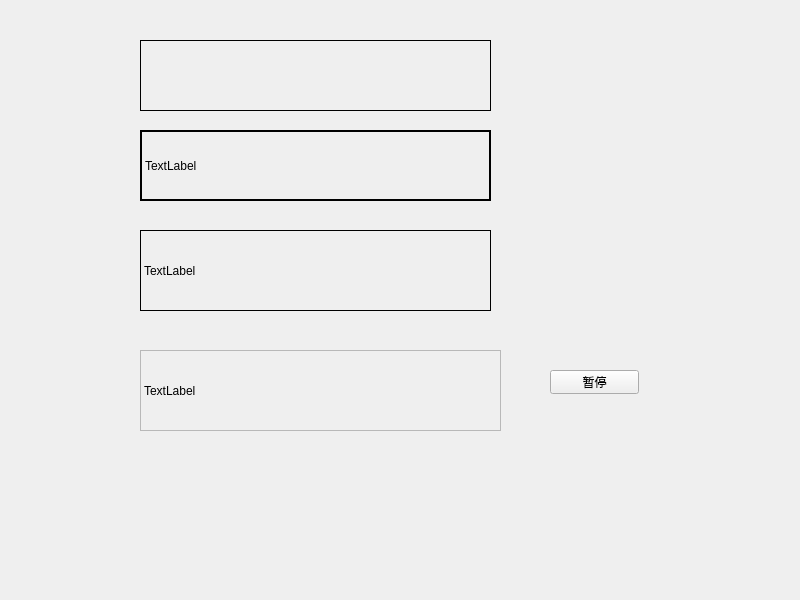
<?xml version="1.0" encoding="UTF-8"?>
<ui version="4.0">
 <class>Widget</class>
 <widget class="QWidget" name="Widget">
  <property name="geometry">
   <rect>
    <x>0</x>
    <y>0</y>
    <width>800</width>
    <height>600</height>
   </rect>
  </property>
  <property name="windowTitle">
   <string>Widget</string>
  </property>
  <widget class="myLabel" name="label">
   <property name="geometry">
    <rect>
     <x>140</x>
     <y>40</y>
     <width>351</width>
     <height>71</height>
    </rect>
   </property>
   <property name="frameShape">
    <enum>QFrame::Box</enum>
   </property>
   <property name="text">
    <string/>
   </property>
  </widget>
  <widget class="QLabel" name="label_2">
   <property name="geometry">
    <rect>
     <x>140</x>
     <y>130</y>
     <width>351</width>
     <height>71</height>
    </rect>
   </property>
   <property name="frameShape">
    <enum>QFrame::WinPanel</enum>
   </property>
   <property name="text">
    <string>TextLabel</string>
   </property>
  </widget>
  <widget class="QLabel" name="label_3">
   <property name="geometry">
    <rect>
     <x>140</x>
     <y>230</y>
     <width>351</width>
     <height>81</height>
    </rect>
   </property>
   <property name="frameShape">
    <enum>QFrame::Panel</enum>
   </property>
   <property name="text">
    <string>TextLabel</string>
   </property>
  </widget>
  <widget class="QLabel" name="label_4">
   <property name="geometry">
    <rect>
     <x>140</x>
     <y>350</y>
     <width>361</width>
     <height>81</height>
    </rect>
   </property>
   <property name="frameShape">
    <enum>QFrame::StyledPanel</enum>
   </property>
   <property name="text">
    <string>TextLabel</string>
   </property>
  </widget>
  <widget class="QPushButton" name="ptn">
   <property name="geometry">
    <rect>
     <x>550</x>
     <y>370</y>
     <width>89</width>
     <height>24</height>
    </rect>
   </property>
   <property name="text">
    <string>暂停</string>
   </property>
  </widget>
 </widget>
 <customwidgets>
  <customwidget>
   <class>myLabel</class>
   <extends>QLabel</extends>
   <header location="global">mylabel.h</header>
  </customwidget>
 </customwidgets>
 <resources/>
 <connections/>
</ui>
